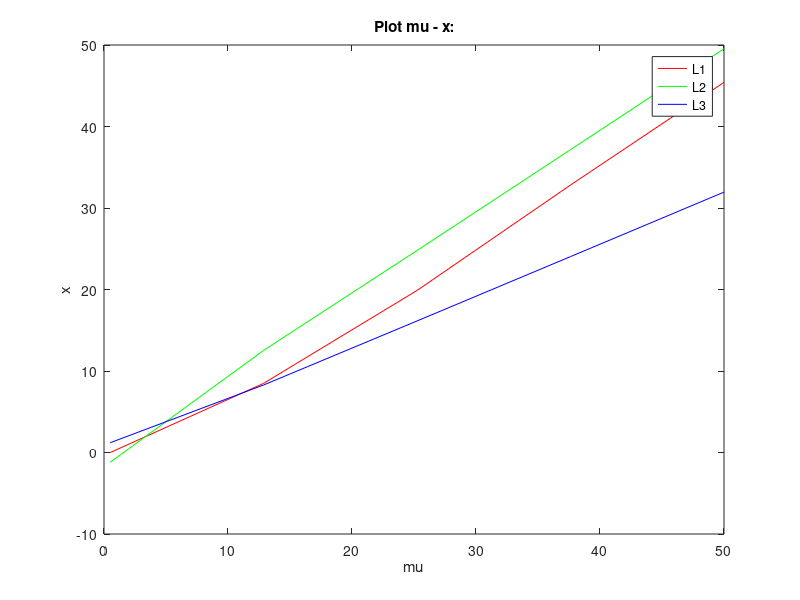
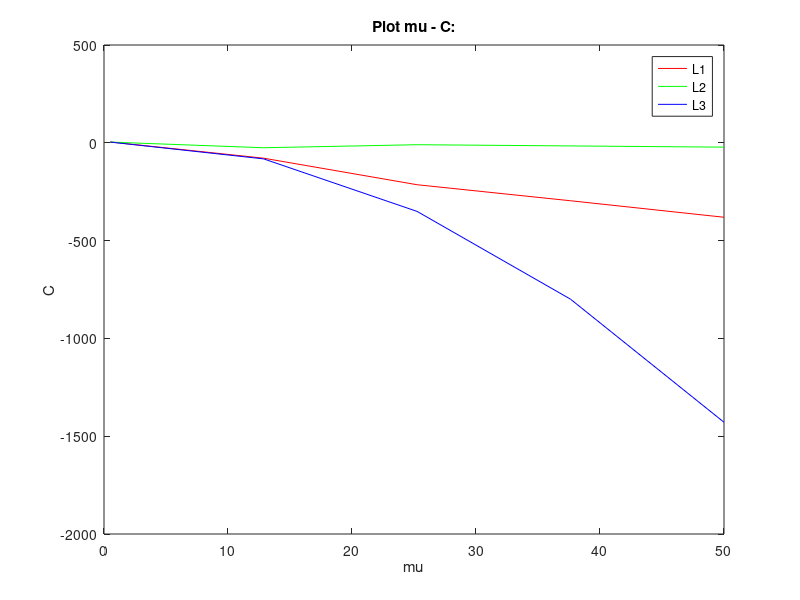

MATLAB code for these plots, in order:
clear all

%ASSIGNMENT8: Find the x-coordinate of the equilibrium points L1, L2, L3,
%and the value of the Jacobi constant at each point, for a set of values of
%mu between 0 and 0.5

%Global variables:

XL01 = [-0.60903511002320210;-1.2596998329023312;1.0416089085710609];
CL01 = [3.6869532298798946;3.5566844258406487;3.1895781504493819];
XL02 = [-0.43807595853836628;-1.2710486907398808;1.0828394642022439];
CL02 = [3.9646532763063704;3.7123933328511765;3.3573204210059799];

%Input variables:

tol = input('Desired tolerance (default 5e-14): ');
if isempty(tol) tol = 5e-14; end

N_VALUES = input('Number of values computed for the plot (default = 100): ');
if isempty(N_VALUES) N_VALUES = 100; end

P = @(x,mu) [x(1)^5 - (3-mu)*x(1)^4 + (3-2*mu)*x(1)^3 - mu*x(1)^2 + 2*mu*x(1) - mu; x(2)^5 + (3-mu)*x(2)^4 + (3-2*mu)*x(2)^3 - mu*x(2)^2 - 2*mu*x(2) - mu; x(3)^5 + (2+mu)*x(3)^4 + (1+2*mu)*x(3)^3 - (1-mu)*x(3)^2 - 2*(1-mu)*x(3) - (1-mu)];

%Jacobi constant function, knowing already that all the coordinates are
%zero, except for x:
C = @(x,mu) x.^2 + 2*(1-mu)./(abs(x-mu)) + 2*mu./(abs(x-mu+1)) + mu*(1-mu);

%Initial points as suggested in theory classes:
x0 = @(mu) [nthroot(mu/(3*(1-mu)),3); nthroot(mu/(3*(1-mu)),3); 1 - 7/12* mu];
opts = optimset('TolFun',tol,'TolX',tol,'Display','off');

%First task: check that for mu=0.1 and mu=0.2 the method is precise enough:
P01 = @(x) P(x,0.1);
P02 = @(x) P(x,0.2);

x01 = x0(0.1);
x02 = x0(0.2);

y01 = fsolve(P01,x01,opts); y01 = [y01(1) + 0.1 - 1; 0.1 - 1 - y01(2); 0.1 + y01(3)];
y02 = fsolve(P02,x02,opts); y02 = [y02(1) + 0.2 - 1; 0.2 - 1 - y02(2); 0.2 + y02(3)];
c01 = C(y01,0.1);
c02 = C(y02,0.2);

if (norm(y01-XL01,Inf) > tol || norm(c01-CL01,Inf) > tol || norm(y02-XL02,Inf) > tol || norm(c02-CL02,Inf) > tol)
    fprintf('ERROR: The test gave too much difference between the computed values and the data\n');
end

%Second task: produce a plot for (mu,x), and another for (mu,C):

Mu = linspace(10*tol,0.5,N_VALUES);
X = zeros(3,N_VALUES);
CL = zeros(3,N_VALUES);

for i=1:N_VALUES

    Pi = @(x) P(x,Mu(i));
    yi = fsolve(Pi,x0(Mu(i)),opts);
    X(:,i) = [yi(1) + Mu(i) - 1; Mu(i) - 1 - yi(2); Mu(i) + yi(3)];
    CL(:,i) = C(X(:,i),Mu(i));

end

figure (1)

plot(Mu,X(1,:),'r',Mu,X(2,:),'g',Mu,X(3,:),'b');
title('Plot mu - x:')
xlabel('mu')
ylabel('x')
legend('L1','L2','L3')

figure (2)

plot(Mu,CL(1,:),'r',Mu,CL(2,:),'g',Mu,CL(3,:),'b');
title('Plot mu - C:')
xlabel('mu')
ylabel('C')
legend('L1','L2','L3')
